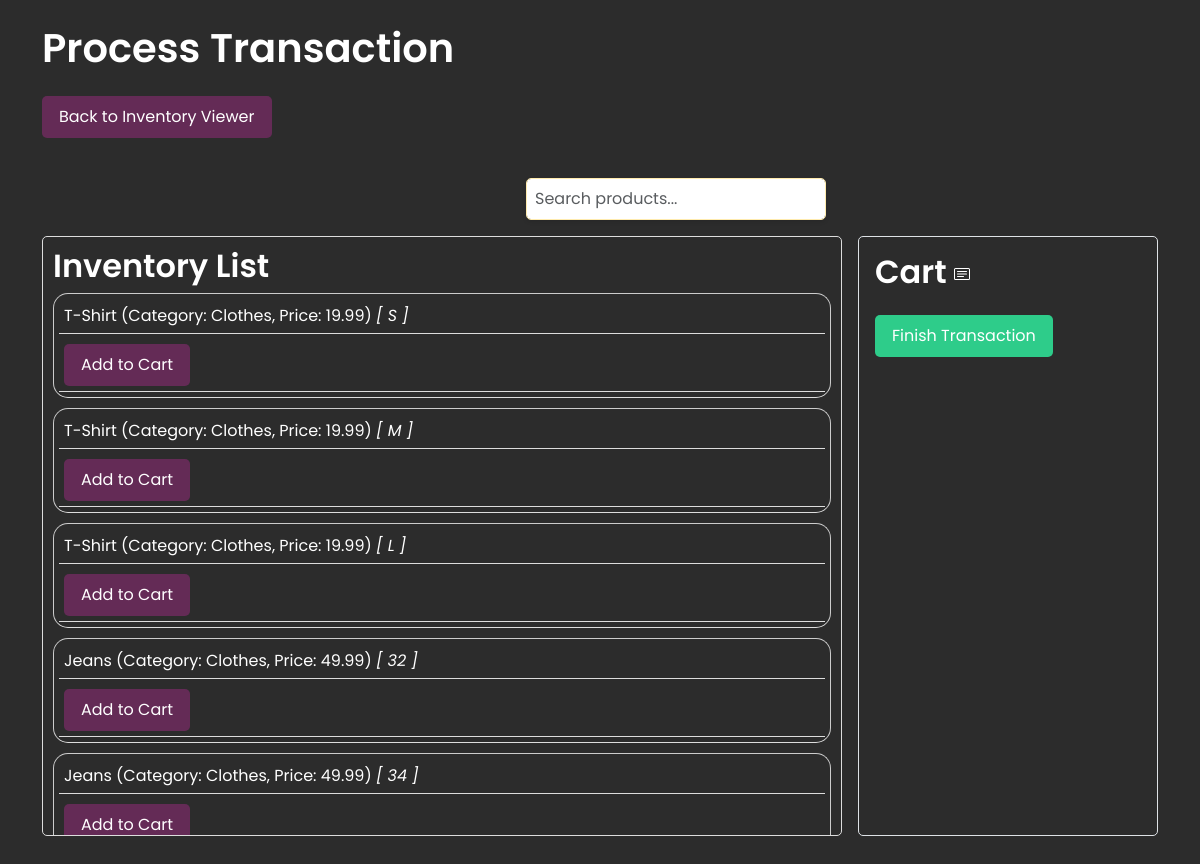
/process-transaction, run on the app's committed database.
### models.py (models this page shows, shortened)
class Product(db.Model):
    id = db.Column(db.Integer, primary_key=True)
    name = db.Column(db.String(100), nullable=False)
    category = db.Column(db.String(50), nullable=False)
    price = db.Column(db.Float, nullable=False)
    description = db.Column(db.String(200), nullable=True)
    quantity = db.Column(db.Integer, nullable=False, default=0)
    variations = db.relationship('ProductVariation', backref='product', lazy=True)

class ProductVariation(db.Model):
    id = db.Column(db.Integer, primary_key=True)
    product_id = db.Column(db.Integer, db.ForeignKey('product.id'), nullable=False)
    size = db.Column(db.String(50), nullable=False)
    quantity = db.Column(db.Integer, nullable=False)

### App.py (the view)
@app.route('/process-transaction', methods=['GET'])
def process_transaction():
    products = ProductService.get_all_products()  # Example function to fetch products from the database
    items = []
    for product in products:
        if len(product.variations) == 0:
            items.append({
                'id': product.id,
                'name': product.name,
                'category': product.category,
                'price': product.price,
                'quantity': product.quantity
            })
        else:
            for variation in product.variations:
                items.append({
                    'id': variation.id,
                    'name': product.name,
                    'category': product.category,
                    'price': product.price,
                    'size': variation.size,
                    'quantity': variation.quantity  # Ensure variations have 'quantity' if needed
                })
    return render_template('process_transaction.html', items=items)

### product_service.py (called while the page is built)
    @staticmethod
    def get_all_products():
        return Product.query.all()

### templates/process_transaction.html (shortened to what this page needs)
<!DOCTYPE html>
<html lang="en">
<head>
    <link href="https://cdn.jsdelivr.net/npm/bootstrap@5.3.0/dist/css/bootstrap.min.css" rel="stylesheet">
    <link rel="stylesheet" href="{{ url_for('static', filename='css/styles.css') }}">
    <link rel="stylesheet" href="{{ url_for('static', filename='css/process_transaction.css') }}">
    <link rel="stylesheet" href="{{ url_for('static', filename='css/restructured/typography.css') }}">
    <link rel="stylesheet" href="{{ url_for('static', filename='css/restructured/buttons.css') }}">
    <link rel="stylesheet" href="{{ url_for('static', filename='css/modal.css') }}">
</head>
<body>
    <div class="container">
        <h1 class="my-4">Process Transaction</h1>
        <div class="d-flex justify-content-between mb-4">
            <button class="btn btn-primary" onclick="window.location.href='/products'">Back to Inventory Viewer</button>
        </div>
            <form id="search-form" onsubmit="return false;">
                <input type="text" id="search-box" class="form-control me-2" placeholder="Search products...">
            </form>
        <div class="d-flex">
            <div id="inventory-list" class="flex-grow-1 me-3">
                <h2>Inventory List</h2>
                {% for item in items %}
                <div class="item">
                    <div class="item-details">
                        <span>{{ item.name }} (Category: {{ item.category }}, Price: {{ item.price }})</span>
                        {% if item.size %}
                        <span class="item-variation">[ {{ item.size }} ]</span>
                        {% endif %}
                    </div>
                    <div class="item-actions">
                        <button class="btn btn-primary btn-sm" onclick="addToCart('{{ item.id }}', '{{ item.name }}', '{{ item.size }}', '{{ true if item.size else false }}')">Add to Cart</button>
                    </div>
                </div>
                {% endfor %}
            </div>
            <div id="cart" class="border p-3" style="width: 300px;">
                <h2>Cart
                </h2>
                <button class="btn btn-primary green" onclick="finishTransaction()">Finish Transaction</button>
            </div>
        </div>
    </div>
</body>
</html>

### static/css/styles.css (style rules this page uses)
body { font-family: "Poppins", Arial, sans-serif; margin: 0; padding: 0; background-color: #2c2c2c; }
#search-form { margin-bottom: 1rem; display: flex; justify-content: center; flex: 1; padding-left : 10rem; }
#search-box { margin-top: 1rem; padding: 0.5rem; font-size: 1rem; border: 1px solid #ffebae; border-radius: 5px; width: 50%; max-width: 300px; box-shadow: 0 2px 4px rgba(0, 0, 0, 0.1); }

### static/css/process_transaction.css (style rules this page uses)
.item { padding: 10px; border: 1px solid #ccc; margin-bottom: 10px; border-radius: 15px; }
.item-details { margin-bottom: 5px; color: white; }
.item-variation { font-style: italic; }
.item-actions { display: flex; justify-content: space-between; }
#cart { height: 600px; overflow-y: auto; border: 1px solid #ccc; padding: 10px; border-radius: 5px; }
.bi.bi-card-text { position: relative; cursor: pointer; }
#inventory-list, #cart-list { border: 1px solid #ddd; padding: 10px; height: 600px; overflow-y: scroll; border-radius: 5px; }
#inventory-list div, #cart-list li { padding: 5px; border-bottom: 1px solid #ddd; }

### static/css/restructured/typography.css (style rules this page uses)
h1, h2, h3, h4, h5, h6 { font-family: "Poppins", Arial, sans-serif; font-weight: 600; color: #ffffff; }
span { color: inherit; }

### static/css/restructured/buttons.css (style rules this page uses)
.btn { display: inline-block; padding: 0.5rem 1rem; border-radius: 5px; font-size: 1rem; text-align: center; cursor: pointer; transition: background-color 0.3s ease; }
.btn-primary.green { background-color: #2ecc8a; color: #ffffff; border-color: transparent; cursor: pointer; transition: background-color 0.3s, border-color 0.3s, color 0.3s; }

### data on the page
Product: name "T-Shirt", category "Clothes", price "19.99", size "S", size "M", size "L"
Product: name "Jeans" "Jeans", category "Clothes" "Clothes", price "49.99" "49.99"
ProductVariation: size "32"
ProductVariation: size "34"
